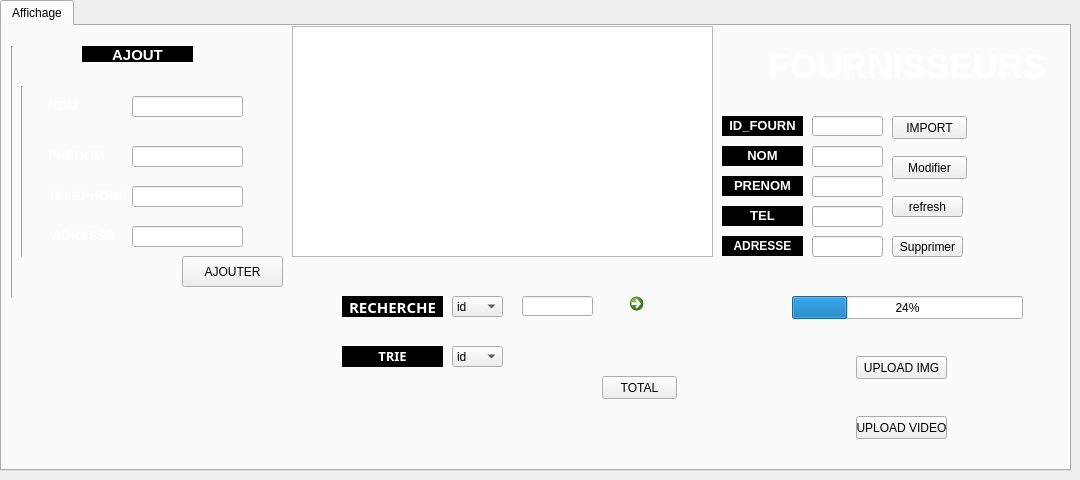
   <widget class="QWidget" name="tab_2">
    <attribute name="title">
     <string>Gestion  fournisseurs</string>
    </attribute>
    <widget class="QTabWidget" name="affichage2">
     <property name="geometry">
      <rect>
       <x>0</x>
       <y>0</y>
       <width>1071</width>
       <height>471</height>
      </rect>
     </property>
     <property name="currentIndex">
      <number>0</number>
     </property>
     <widget class="QWidget" name="tab_12">
      <attribute name="title">
       <string>Affichage</string>
      </attribute>
      <widget class="QTableView" name="tab_fourn_2">
       <property name="geometry">
        <rect>
         <x>290</x>
         <y>0</y>
         <width>421</width>
         <height>231</height>
        </rect>
       </property>
      </widget>
      <widget class="QComboBox" name="combo_2">
       <property name="geometry">
        <rect>
         <x>450</x>
         <y>320</y>
         <width>51</width>
         <height>21</height>
        </rect>
       </property>
       <item>
        <property name="text">
         <string>id</string>
        </property>
       </item>
       <item>
        <property name="text">
         <string>nom</string>
        </property>
       </item>
       <item>
        <property name="text">
         <string>prenom</string>
        </property>
       </item>
       <item>
        <property name="text">
         <string>tel</string>
        </property>
       </item>
       <item>
        <property name="text">
         <string>adresse</string>
        </property>
       </item>
      </widget>
      <widget class="QPushButton" name="delete_2">
       <property name="geometry">
        <rect>
         <x>890</x>
         <y>210</y>
         <width>71</width>
         <height>21</height>
        </rect>
       </property>
       <property name="text">
        <string>Supprimer</string>
       </property>
      </widget>
      <widget class="QPushButton" name="stat_2">
       <property name="geometry">
        <rect>
         <x>290</x>
         <y>350</y>
         <width>41</width>
         <height>31</height>
        </rect>
       </property>
       <property name="styleSheet">
        <string notr="true">background-color:tranparent;

border-image:url(:/image/stati.png);

background:none;

border:none;

background-repeat:none;</string>
       </property>
       <property name="text">
        <string/>
       </property>
      </widget>
      <widget class="QLabel" name="label_39">
       <property name="geometry">
        <rect>
         <x>720</x>
         <y>90</y>
         <width>81</width>
         <height>20</height>
        </rect>
       </property>
       <property name="styleSheet">
        <string notr="true">background-color:tranparent;

border-image:url(:/image/t.jpg);

background:black;

border:none;

background-repeat:none;</string>
       </property>
       <property name="text">
        <string>&lt;html&gt;&lt;head/&gt;&lt;body&gt;&lt;p align=&quot;center&quot;&gt;&lt;span style=&quot; font-size:10pt; font-weight:600; color:#ffffff;&quot;&gt;ID_FOURN&lt;/span&gt;&lt;/p&gt;&lt;/body&gt;&lt;/html&gt;</string>
       </property>
      </widget>
      <widget class="QLabel" name="label_40">
       <property name="geometry">
        <rect>
         <x>720</x>
         <y>120</y>
         <width>81</width>
         <height>20</height>
        </rect>
       </property>
       <property name="styleSheet">
        <string notr="true">background-color:tranparent;

border-image:url(:/image/tt.jpg);

background:black;

border:none;

background-repeat:none;</string>
       </property>
       <property name="text">
        <string>&lt;html&gt;&lt;head/&gt;&lt;body&gt;&lt;p align=&quot;center&quot;&gt;&lt;span style=&quot; font-size:10pt; font-weight:600; color:#ffffff;&quot;&gt;NOM&lt;/span&gt;&lt;/p&gt;&lt;/body&gt;&lt;/html&gt;</string>
       </property>
      </widget>
      <widget class="QLabel" name="label_41">
       <property name="geometry">
        <rect>
         <x>720</x>
         <y>150</y>
         <width>81</width>
         <height>20</height>
        </rect>
       </property>
       <property name="styleSheet">
        <string notr="true">background-color:tranparent;

border-image:url(:/image/tt.jpg);

background:black;

border:none;

background-repeat:none;
</string>
       </property>
       <property name="text">
        <string>&lt;html&gt;&lt;head/&gt;&lt;body&gt;&lt;p align=&quot;center&quot;&gt;&lt;span style=&quot; font-size:10pt; font-weight:600; color:#ffffff;&quot;&gt;PRENOM&lt;/span&gt;&lt;/p&gt;&lt;/body&gt;&lt;/html&gt;</string>
       </property>
      </widget>
      <widget class="QLabel" name="label_42">
       <property name="geometry">
        <rect>
         <x>720</x>
         <y>180</y>
         <width>81</width>
         <height>20</height>
        </rect>
       </property>
       <property name="styleSheet">
        <string notr="true">background-color:tranparent;

border-image:url(:/image/tt.jpg);

background:black;

border:none;

background-repeat:none;</string>
       </property>
       <property name="text">
        <string>&lt;html&gt;&lt;head/&gt;&lt;body&gt;&lt;p align=&quot;center&quot;&gt;&lt;span style=&quot; font-size:10pt; font-weight:600; color:#ffffff;&quot;&gt;TEL&lt;/span&gt;&lt;/p&gt;&lt;/body&gt;&lt;/html&gt;</string>
       </property>
      </widget>
      <widget class="QLineEdit" name="id_2">
       <property name="geometry">
        <rect>
         <x>810</x>
         <y>90</y>
         <width>71</width>
         <height>20</height>
        </rect>
       </property>
      </widget>
      <widget class="QLineEdit" name="prenom_2">
       <property name="geometry">
        <rect>
         <x>810</x>
         <y>150</y>
         <width>71</width>
         <height>21</height>
        </rect>
       </property>
      </widget>
      <widget class="QLineEdit" name="tel_2">
       <property name="geometry">
        <rect>
         <x>810</x>
         <y>180</y>
         <width>71</width>
         <height>21</height>
        </rect>
       </property>
      </widget>
      <widget class="QPushButton" name="modifier3">
       <property name="geometry">
        <rect>
         <x>890</x>
         <y>130</y>
         <width>75</width>
         <height>23</height>
        </rect>
       </property>
       <property name="text">
        <string>Modifier</string>
       </property>
      </widget>
      <widget class="QLineEdit" name="nom_2">
       <property name="geometry">
        <rect>
         <x>810</x>
         <y>120</y>
         <width>71</width>
         <height>21</height>
        </rect>
       </property>
      </widget>
      <widget class="QPushButton" name="pdf2">
       <property name="geometry">
        <rect>
         <x>290</x>
         <y>260</y>
         <width>41</width>
         <height>41</height>
        </rect>
       </property>
       <property name="styleSheet">
        <string notr="true">background-color:tranparent;

border-image:url(:/image/pdf.png);

background:none;

border:none;

background-repeat:none;</string>
       </property>
       <property name="text">
        <string/>
       </property>
      </widget>
      <widget class="QLabel" name="label_6">
       <property name="geometry">
        <rect>
         <x>720</x>
         <y>210</y>
         <width>81</width>
         <height>20</height>
        </rect>
       </property>
       <property name="styleSheet">
        <string notr="true">background-color:tranparent;

border-image:url(:/image/tt.jpg);

background:black;

border:none;

background-repeat:none;</string>
       </property>
       <property name="text">
        <string>&lt;html&gt;&lt;head/&gt;&lt;body&gt;&lt;p align=&quot;center&quot;&gt;&lt;span style=&quot; font-weight:600; color:#ffffff;&quot;&gt;ADRESSE&lt;/span&gt;&lt;/p&gt;&lt;/body&gt;&lt;/html&gt;</string>
       </property>
      </widget>
      <widget class="QLineEdit" name="adresse_2">
       <property name="geometry">
        <rect>
         <x>810</x>
         <y>210</y>
         <width>71</width>
         <height>21</height>
        </rect>
       </property>
      </widget>
      <widget class="QPushButton" name="refresh_2">
       <property name="geometry">
        <rect>
         <x>890</x>
         <y>170</y>
         <width>71</width>
         <height>21</height>
        </rect>
       </property>
       <property name="text">
        <string>refresh</string>
       </property>
      </widget>
      <widget class="QComboBox" name="com">
       <property name="geometry">
        <rect>
         <x>450</x>
         <y>270</y>
         <width>51</width>
         <height>21</height>
        </rect>
       </property>
       <item>
        <property name="text">
         <string>id</string>
        </property>
       </item>
       <item>
        <property name="text">
         <string>nom</string>
        </property>
       </item>
       <item>
        <property name="text">
         <string>prenom</string>
        </property>
       </item>
       <item>
        <property name="text">
         <string>tel</string>
        </property>
       </item>
       <item>
        <property name="text">
         <string>adresse</string>
        </property>
       </item>
      </widget>
      <widget class="QLineEdit" name="rechercher_4">
       <property name="geometry">
        <rect>
         <x>520</x>
         <y>270</y>
         <width>71</width>
         <height>20</height>
        </rect>
       </property>
      </widget>
      <widget class="QCommandLinkButton" name="commandLinkButton_2">
       <property name="geometry">
        <rect>
         <x>620</x>
         <y>260</y>
         <width>41</width>
         <height>31</height>
        </rect>
       </property>
       <property name="text">
        <string/>
       </property>
      </widget>
      <widget class="QPushButton" name="pushButton_3">
       <property name="geometry">
        <rect>
         <x>290</x>
         <y>310</y>
         <width>41</width>
         <height>31</height>
        </rect>
       </property>
       <property name="styleSheet">
        <string notr="true">background-color:tranparent;

border-image:url(:/image/printer.png);

background:none;

border:none;

background-repeat:none;</string>
       </property>
       <property name="text">
        <string/>
       </property>
      </widget>
      <widget class="QPushButton" name="IMPORT">
       <property name="geometry">
        <rect>
         <x>890</x>
         <y>90</y>
         <width>75</width>
         <height>23</height>
        </rect>
       </property>
       <property name="text">
        <string>IMPORT</string>
       </property>
      </widget>
      <widget class="Line" name="line">
       <property name="geometry">
        <rect>
         <x>0</x>
         <y>20</y>
         <width>21</width>
         <height>251</height>
        </rect>
       </property>
       <property name="orientation">
        <enum>Qt::Vertical</enum>
       </property>
      </widget>
      <widget class="Line" name="line_2">
       <property name="geometry">
        <rect>
         <x>10</x>
         <y>60</y>
         <width>20</width>
         <height>171</height>
        </rect>
       </property>
       <property name="orientation">
        <enum>Qt::Vertical</enum>
       </property>
      </widget>
      <widget class="QLabel" name="label_13">
       <property name="geometry">
        <rect>
         <x>-50</x>
         <y>-80</y>
         <width>1200</width>
         <height>1101</height>
        </rect>
       </property>
       <property name="styleSheet">
        <string notr="true">background-color:tranparent;

border-image:url(:/image/5.jpg);

background:none;

border:none;

background-repeat:none;</string>
       </property>
       <property name="text">
        <string/>
       </property>
      </widget>
      <widget class="QLabel" name="label_19">
       <property name="geometry">
        <rect>
         <x>730</x>
         <y>20</y>
         <width>351</width>
         <height>41</height>
        </rect>
       </property>
       <property name="text">
        <string>&lt;html&gt;&lt;head/&gt;&lt;body&gt;&lt;p align=&quot;center&quot;&gt;&lt;span style=&quot; font-size:26pt; font-weight:600; color:#ffffff;&quot;&gt;FOURNISSEURS&lt;/span&gt;&lt;/p&gt;&lt;/body&gt;&lt;/html&gt;</string>
       </property>
      </widget>
      <widget class="QLabel" name="label_51">
       <property name="geometry">
        <rect>
         <x>340</x>
         <y>270</y>
         <width>101</width>
         <height>21</height>
        </rect>
       </property>
       <property name="font">
        <font>
         <family>Calisto MT</family>
         <weight>75</weight>
         <bold>true</bold>
        </font>
       </property>
       <property name="cursor">
        <cursorShape>PointingHandCursor</cursorShape>
       </property>
       <property name="styleSheet">
        <string notr="true">background-color:tranparent;

border-image:url(:/image/t.jpg);

background:black;

border:none;

background-repeat:none;</string>
       </property>
       <property name="text">
        <string>&lt;html&gt;&lt;head/&gt;&lt;body&gt;&lt;p align=&quot;center&quot;&gt;&lt;span style=&quot; font-size:11pt; color:#ffffff;&quot;&gt;RECHERCHE&lt;/span&gt;&lt;/p&gt;&lt;/body&gt;&lt;/html&gt;</string>
       </property>
      </widget>
      <widget class="QLabel" name="label_8">
       <property name="geometry">
        <rect>
         <x>340</x>
         <y>320</y>
         <width>101</width>
         <height>21</height>
        </rect>
       </property>
       <property name="font">
        <font>
         <family>Calisto MT</family>
        </font>
       </property>
       <property name="styleSheet">
        <string notr="true">background-color:tranparent;

border-image:url(:/image/rf.jpg);

background:black;

border:none;

background-repeat:none;</string>
       </property>
       <property name="text">
        <string>&lt;html&gt;&lt;head/&gt;&lt;body&gt;&lt;p align=&quot;center&quot;&gt;&lt;span style=&quot; font-size:10pt; font-weight:600; color:#ffffff;&quot;&gt;TRIE&lt;/span&gt;&lt;/p&gt;&lt;/body&gt;&lt;/html&gt;</string>
       </property>
      </widget>
      <widget class="QLineEdit" name="nom">
       <property name="geometry">
        <rect>
         <x>130</x>
         <y>70</y>
         <width>111</width>
         <height>21</height>
        </rect>
       </property>
      </widget>
      <widget class="QLineEdit" name="prenom">
       <property name="geometry">
        <rect>
         <x>130</x>
         <y>120</y>
         <width>111</width>
         <height>21</height>
        </rect>
       </property>
      </widget>
      <widget class="QLineEdit" name="adresse">
       <property name="geometry">
        <rect>
         <x>130</x>
         <y>200</y>
         <width>111</width>
         <height>21</height>
        </rect>
       </property>
      </widget>
      <widget class="QLineEdit" name="tel">
       <property name="geometry">
        <rect>
         <x>130</x>
         <y>160</y>
         <width>111</width>
         <height>21</height>
        </rect>
       </property>
      </widget>
      <widget class="QLabel" name="label">
       <property name="geometry">
        <rect>
         <x>46</x>
         <y>70</y>
         <width>61</width>
         <height>20</height>
        </rect>
       </property>
       <property name="text">
        <string>&lt;html&gt;&lt;head/&gt;&lt;body&gt;&lt;p&gt;&lt;span style=&quot; font-size:10pt; font-weight:600; color:#ffffff;&quot;&gt;NOM&lt;/span&gt;&lt;/p&gt;&lt;/body&gt;&lt;/html&gt;</string>
       </property>
      </widget>
      <widget class="QLabel" name="label_2">
       <property name="geometry">
        <rect>
         <x>46</x>
         <y>120</y>
         <width>61</width>
         <height>20</height>
        </rect>
       </property>
       <property name="text">
        <string>&lt;html&gt;&lt;head/&gt;&lt;body&gt;&lt;p&gt;&lt;span style=&quot; font-size:10pt; font-weight:600; color:#ffffff;&quot;&gt;PRENOM&lt;/span&gt;&lt;/p&gt;&lt;/body&gt;&lt;/html&gt;</string>
       </property>
      </widget>
      <widget class="QLabel" name="label_3">
       <property name="geometry">
        <rect>
         <x>46</x>
         <y>160</y>
         <width>81</width>
         <height>20</height>
        </rect>
       </property>
       <property name="text">
        <string>&lt;html&gt;&lt;head/&gt;&lt;body&gt;&lt;p&gt;&lt;span style=&quot; font-size:10pt; font-weight:600; color:#ffffff;&quot;&gt;TELEPHONE&lt;/span&gt;&lt;/p&gt;&lt;/body&gt;&lt;/html&gt;</string>
       </property>
      </widget>
      <widget class="QLabel" name="label_4">
       <property name="geometry">
        <rect>
         <x>50</x>
         <y>200</y>
         <width>81</width>
         <height>20</height>
        </rect>
       </property>
       <property name="text">
        <string>&lt;html&gt;&lt;head/&gt;&lt;body&gt;&lt;p&gt;&lt;span style=&quot; font-size:10pt; font-weight:600; color:#ffffff;&quot;&gt;ADRESSE&lt;/span&gt;&lt;/p&gt;&lt;/body&gt;&lt;/html&gt;</string>
       </property>
      </widget>
      <widget class="QPushButton" name="ajouter3">
       <property name="geometry">
        <rect>
         <x>180</x>
         <y>230</y>
         <width>101</width>
         <height>31</height>
        </rect>
       </property>
       <property name="text">
        <string>AJOUTER</string>
       </property>
      </widget>
      <widget class="QLabel" name="label_12">
       <property name="geometry">
        <rect>
         <x>80</x>
         <y>20</y>
         <width>111</width>
         <height>16</height>
        </rect>
       </property>
       <property name="styleSheet">
        <string notr="true">background-color:tranparent;

border-image:url(:/image/tt.jpg);

background:black;

border:none;

background-repeat:none;</string>
       </property>
       <property name="text">
        <string>&lt;html&gt;&lt;head/&gt;&lt;body&gt;&lt;p align=&quot;center&quot;&gt;&lt;span style=&quot; font-size:11pt; font-weight:600; color:#ffffff;&quot;&gt;AJOUT&lt;/span&gt;&lt;/p&gt;&lt;/body&gt;&lt;/html&gt;</string>
       </property>
      </widget>
      <widget class="QPushButton" name="PPPDF">
       <property name="geometry">
        <rect>
         <x>290</x>
         <y>400</y>
         <width>41</width>
         <height>31</height>
        </rect>
       </property>
       <property name="styleSheet">
        <string notr="true">background-color:tranparent;

border-image:url(:/image/pddf.png);

background:none;

border:none;

background-repeat:none;
</string>
       </property>
       <property name="text">
        <string/>
       </property>
      </widget>
      <widget class="QPushButton" name="pushButton_9">
       <property name="geometry">
        <rect>
         <x>854</x>
         <y>330</y>
         <width>91</width>
         <height>23</height>
        </rect>
       </property>
       <property name="text">
        <string>UPLOAD IMG</string>
       </property>
      </widget>
      <widget class="QLabel" name="img">
       <property name="geometry">
        <rect>
         <x>700</x>
         <y>310</y>
         <width>91</width>
         <height>101</height>
        </rect>
       </property>
       <property name="text">
        <string/>
       </property>
      </widget>
      <widget class="QPushButton" name="VIDEO">
       <property name="geometry">
        <rect>
         <x>854</x>
         <y>390</y>
         <width>91</width>
         <height>23</height>
        </rect>
       </property>
       <property name="text">
        <string>UPLOAD VIDEO</string>
       </property>
      </widget>
      <widget class="QProgressBar" name="progressBar">
       <property name="geometry">
        <rect>
         <x>790</x>
         <y>270</y>
         <width>231</width>
         <height>23</height>
        </rect>
       </property>
       <property name="value">
        <number>24</number>
       </property>
      </widget>
      <widget class="QPushButton" name="total">
       <property name="geometry">
        <rect>
         <x>600</x>
         <y>350</y>
         <width>75</width>
         <height>23</height>
        </rect>
       </property>
       <property name="text">
        <string>TOTAL</string>
       </property>
      </widget>
      <widget class="QLabel" name="total_2">
       <property name="geometry">
        <rect>
         <x>526</x>
         <y>384</y>
         <width>61</width>
         <height>21</height>
        </rect>
       </property>
       <property name="text">
        <string/>
       </property>
      </widget>
      <widget class="QLabel" name="total_3">
       <property name="geometry">
        <rect>
         <x>530</x>
         <y>420</y>
         <width>61</width>
         <height>20</height>
        </rect>
       </property>
       <property name="text">
        <string/>
       </property>
      </widget>
      <zorder>label_13</zorder>
      <zorder>tab_fourn_2</zorder>
      <zorder>combo_2</zorder>
      <zorder>delete_2</zorder>
      <zorder>label_39</zorder>
      <zorder>label_40</zorder>
      <zorder>label_41</zorder>
      <zorder>label_42</zorder>
      <zorder>id_2</zorder>
      <zorder>prenom_2</zorder>
      <zorder>tel_2</zorder>
      <zorder>modifier3</zorder>
      <zorder>nom_2</zorder>
      <zorder>pdf2</zorder>
      <zorder>label_6</zorder>
      <zorder>adresse_2</zorder>
      <zorder>refresh_2</zorder>
      <zorder>com</zorder>
      <zorder>rechercher_4</zorder>
      <zorder>commandLinkButton_2</zorder>
      <zorder>pushButton_3</zorder>
      <zorder>IMPORT</zorder>
      <zorder>line</zorder>
      <zorder>line_2</zorder>
      <zorder>label_19</zorder>
      <zorder>stat_2</zorder>
      <zorder>label_51</zorder>
      <zorder>label_8</zorder>
      <zorder>nom</zorder>
      <zorder>prenom</zorder>
      <zorder>adresse</zorder>
      <zorder>tel</zorder>
      <zorder>label</zorder>
      <zorder>label_2</zorder>
      <zorder>label_3</zorder>
      <zorder>label_4</zorder>
      <zorder>ajouter3</zorder>
      <zorder>label_12</zorder>
      <zorder>PPPDF</zorder>
      <zorder>pushButton_9</zorder>
      <zorder>img</zorder>
      <zorder>VIDEO</zorder>
      <zorder>progressBar</zorder>
      <zorder>total</zorder>
      <zorder>total_2</zorder>
      <zorder>total_3</zorder>
     </widget>
    </widget>
   </widget>
